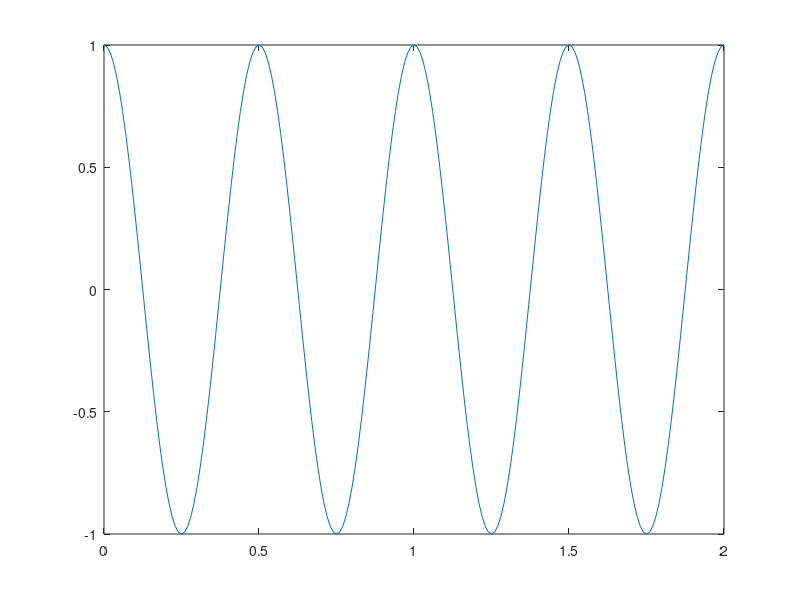
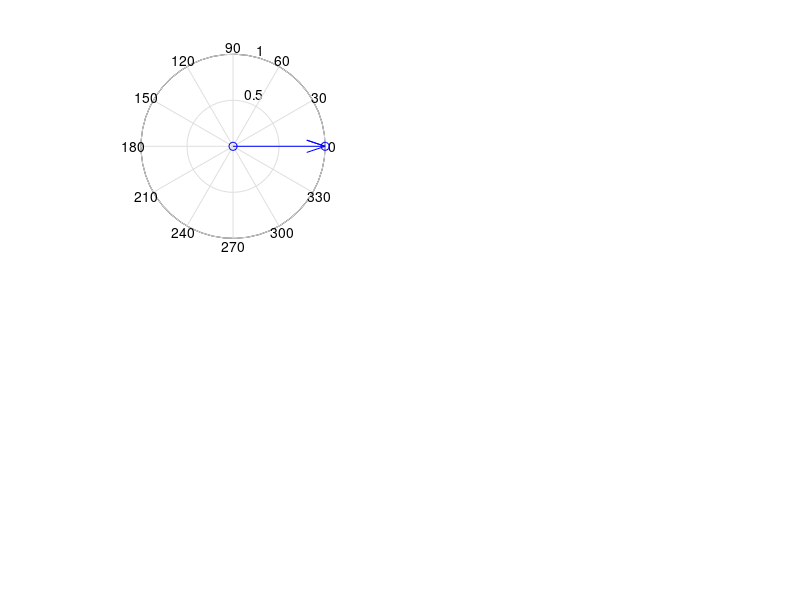

MATLAB code for these plots, in order: (Note: this script raises an error after producing the figures.)
a = 1; % amplitude
fs=100; % sampling rate
t = 0:1/fs:2; % time points
f = 2; % frequency (cycles per second)
phi = 0; % phase shift

signal_sine = a*sin(2*pi*f*t + phi);
signal_cosine = a*cos(2*pi*f*t + phi);

plot(t, signal_cosine) % time, amplitude
%% static points
figure,
for i=1:round(length(t)/8):length(t)
    subplot(2,2,1) 
    [u,v] = pol2cart(2*pi*f*t(i), 1);
    c = compass(u,v);  
    hold on, plot(signal_cosine(i),0,'ob'), hold off, % cosine projection
    hold on, plot(0,signal_sine(i),'ob'), hold off, % sine projection
    c1 = c(1); c1.LineWidth = 2; c1.Color = 'r';  axis square;
    set(findall(gcf, 'String', '0'),'String', 'cosine'); 
    set(findall(gcf, 'String', '90'),'String', 'sine');  drawnow;

    subplot(2,2,2)
    hold on, plot(t(i), signal_sine(i),'o','color','k'), xlim([t(1) t(end)]), ylim([-a a]), xlabel('sine wave projection'), ylabel('amplitude'), axis square;

    subplot(2,2,3)
    hold on, plot(t(i), signal_cosine(i),'o','color','k'), xlim([t(1) t(end)]), ylim([-a a]), xlabel('cosine wave projection'), ylabel('amplitude'), axis square;
end


%% all points
flag=0;
for i=1:length(t)
    subplot(2,2,1) 
    [u,v] = pol2cart(2*pi*f*t(i), 1);
    c = compass(u,v);  
    hold on, plot(signal_cosine(i),0,'ob'), hold off, % cosine projection
    hold on, plot(0,signal_sine(i),'ob'), hold off, % sine projection
    c1 = c(1); c1.LineWidth = 2; c1.Color = 'r';  axis square;
    set(findall(gcf, 'String', '0'),'String', 'cosine'); 
    set(findall(gcf, 'String', '90'),'String', 'sine');  drawnow;
    if 2*pi*f*t(i)>=1.0472 && flag==0, cosi=signal_cosine(i), si=signal_sine(i), flag=1; end % 60 degrees

    subplot(2,2,2)
    hold on, plot(t(i), signal_sine(i),'o','color','k'), xlim([t(1) t(end)]), ylim([-a a]), xlabel('sine wave projection'), ylabel('amplitude'), axis square;

    subplot(2,2,3)
    hold on, plot(t(i), signal_cosine(i),'o','color','k'), xlim([t(1) t(end)]), ylim([-a a]), xlabel('cosine wave projection'), ylabel('amplitude'), axis square;
    pause(0.1)
end

%% 3d with angles as third dimension
figure
ax = nexttile; rot=0;
rotx = 10; roty=10; rotz=20;
view(ax,[rotx roty rotz]);
for i=1:length(t)
    hold on, 
    plot3(ax, signal_cosine(i), signal_sine(i), t(i),'o','color','k'), xlim([-a a]), ylim([-a a]), zlim([t(1) t(end)]);
    xlabel('cosine'), ylabel('sine'), zlabel('temporal progression'), axis square;
    if rotx<=100 % we want 90 and we started at 10
        rotx = rotx+2; roty = roty-0.5; if roty<=0; roty=0; end
        rotz = rotz-0.5; if rotz<=0; rotz=0; end
        view(ax,[rotx roty rotz]); 
    end

    pause(0.1)
end

 




